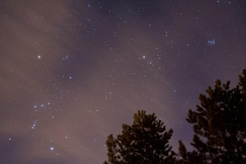
#> input picture Images/photo1.jpg, 246 x 164 px, shrunk from 1008 x 672 before the run
$ python main.py
#> lines starting #> are read from the running program, lines starting #| are printed output that depends on the picture; after the words box and inside, x2 and y2 are one past the last pixel; in counts of white or black regions, pixels touching at a corner belong together
import numpy as np
import imageio
import matplotlib.pyplot as plt
from skimage import morphology, measure
from math import *
import math

def thresholding(f, L):
    # create a new image with zeros
    f_tr = np.ones(f.shape).astype(np.uint8)
    # setting to 1 the pixels above the threshold
    f_tr[np.where(f < L)] = 0
    return f_tr


def draw_line(mat, x0, y0, x1, y1, inplace=False):

    if not (0 <= x0 < mat.shape[0] and 0 <= x1 < mat.shape[0] and
            0 <= y0 < mat.shape[1] and 0 <= y1 < mat.shape[1]):
        raise ValueError('Invalid coordinates.')

    if not inplace:
        mat = mat.copy()

    if (x0, y0) == (x1, y1):
        mat[x0, y0] = 1
        return mat if not inplace else None

    # Swap axes if Y slope is smaller than X slope
    transpose = abs(x1 - x0) < abs(y1 - y0)
    if transpose:
        mat = mat.T
        x0, y0, x1, y1 = y0, x0, y1, x1

    # Swap line direction to go left-to-right if necessary
    if x0 > x1:
        x0, y0, x1, y1 = x1, y1, x0, y0

    # Write line ends
    mat[x0, y0] = 1
    mat[x1, y1] = 1

    # Compute intermediate coordinates using line equation
    x = np.arange(x0 + 1, x1)
    y = np.round(((y1 - y0) / (x1 - x0)) * (x - x0) + y0).astype(x.dtype)

    # Write intermediate coordinates
    mat[x, y] = 255
    mat[x+1, y] = 255
    mat[x-1, y] = 255
    mat[x, y+1] = 255
    mat[x, y-1] = 255
    mat[x+1, y+1] = 255
    mat[x-1, y-1] = 255

    if not inplace:
        return mat if not transpose else mat.T


def getAndRemoveNeighboors(curPixelPos, whitePixels, pixelsToBeProcessed, pixelCluster):
    neighboors = {(curPixelPos[0]-1, curPixelPos[1]-1), (curPixelPos[0]-1, curPixelPos[1]), (curPixelPos[0]-1, curPixelPos[1]+1),
                  (curPixelPos[0], curPixelPos[1]-1),   (curPixelPos[0], curPixelPos[1]),   (curPixelPos[0], curPixelPos[1]+1),
                  (curPixelPos[0]+1, curPixelPos[1]-1), (curPixelPos[0]+1, curPixelPos[1]), (curPixelPos[0]+1, curPixelPos[1]+1)
                 }

    if (pixelCluster.count(curPixelPos) == 0):
        pixelCluster.append(curPixelPos)

    for p in neighboors:
        if p in whitePixels:
            pixelsToBeProcessed.append(p)
            pixelCluster.append(p)
            whitePixels.remove(p)

    return whitePixels, pixelsToBeProcessed, pixelCluster

# Return the group of white adjascent pixels, i.e. the pixels of the stars
def clustering(img):
    whitePixels = set()
    recognizedClusters = []

    n, m = img.shape
    for x in range(n):
        for y in range(m):
            if (img[x,y] == 1):
                whitePixels.add(tuple([x,y]))

    while (len(whitePixels) != 0):
        pixelCluster = []
        pixelsToBeProcessed = []

        p = whitePixels.pop()
        pixelsToBeProcessed.append(p)

        while (len(pixelsToBeProcessed) != 0):
            curPixel = pixelsToBeProcessed[0]
            whitePixels, pixelsToBeProcessed, pixelCluster = getAndRemoveNeighboors(curPixel, whitePixels, pixelsToBeProcessed, pixelCluster)
            pixelsToBeProcessed.remove(curPixel)

        recognizedClusters.append(pixelCluster)

    return recognizedClusters


def dot(vA, vB):
    return vA[0]*vB[0]+vA[1]*vB[1]


def slope(x1, y1, x2, y2): # Line slope given two points:
    return (y2-y1)/(x2-x1)

def angle(s1, s2):
    return math.degrees(math.atan((s2-s1)/(1+(s2*s1))))

# Calculate the angles between the lines that connect the 3 brightest stars (making a triangle)
def triangle_angles(stars):
    lineA = ((stars[0][0][0], stars[0][0][1]), (stars[1][0][0], stars[1][0][1]))
    lineB = ((stars[0][0][0], stars[0][0][1]), (stars[2][0][0], stars[2][0][1]))
    lineC = ((stars[1][0][0], stars[1][0][1]), (stars[2][0][0], stars[2][0][1]))

    slope1 = slope(lineA[0][0], lineA[0][1], lineA[1][0], lineA[1][1])
    slope2 = slope(lineB[0][0], lineB[0][1], lineB[1][0], lineB[1][1])
    slope3 = slope(lineC[0][0], lineC[0][1], lineC[1][0], lineC[1][1])

    a1 = abs(angle(slope1, slope2))
    a2 = abs(angle(slope1, slope3))
    a3 = abs(angle(slope3, slope2))

    triangle = []
    triangle.append(a1)
    triangle.append(a2)
    triangle.append(a3)
    triangle.sort()

    return triangle

def calculaErro(triangle, expected):
    erro = abs(triangle[0] - expected[0])
    erro += abs(triangle[1] - expected[1])
    erro += abs(triangle[2] - expected[2])

    return erro/3

def main():
    filename = str(input()).rstrip()
#> the answer given: Images/photo1.jpg
    image1 = imageio.imread(filename, as_gray = True)
#> image1: shape (164, 246) float32; min 0, max 199, mean 64.4
    colored_image = imageio.imread(filename)

    img_o1 = thresholding(image1,80)
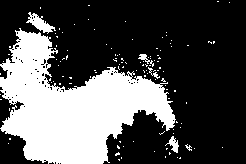
#> img_o1: shape (164, 246); values 0 (black) and 1 (white), 32.4% white; 118 white regions (112 under 20 px), largest, box (x1, y1, x2, y2) and area: (0, 28, 176, 164) 12347, (26, 12, 56, 34) 257, (165, 136, 179, 153) 101, (138, 54, 154, 67) 66, (148, 67, 160, 79) 40, (185, 144, 192, 151) 21

    S = clustering(img_o1)
#> S = 118 items
    # Order the stars to get the brightest ones
    stars = sorted(S, key=len)
#> stars = 118 items
    stars.reverse()

    # Drow the lines between the 3 brightest spots forming a triangle
    img_line = draw_line(img_o1, stars[0][0][0], stars[0][0][1], stars[1][0][0], stars[1][0][1])
#> in draw_line, `mat[x, y] = 255`: mat: shape (164, 246); 0.22% of pixels changed, all inside (x1, y1, x2, y2) = (26, 26, 35, 113)
#> in draw_line, `mat[x+1, y] = 255`: mat: shape (164, 246); min 0, max 255, mean 0.9
#> in draw_line, `mat[x-1, y] = 255`: mat: shape (164, 246); min 0, max 255, mean 1
#> in draw_line, `mat[x, y+1] = 255`: mat: shape (164, 246); min 0, max 255, mean 1.5
#> in draw_line, `mat[x, y-1] = 255`:
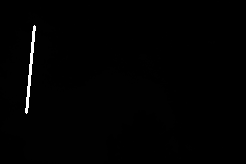
#> mat: shape (164, 246); min 0, max 255, mean 2
#> in draw_line, `mat[x+1, y+1] = 255`: mat: shape (164, 246); 0.02% of pixels changed, all inside (x1, y1, x2, y2) = (27, 31, 36, 114)
#> in draw_line, `mat[x-1, y-1] = 255`: mat: shape (164, 246); min 0, max 255, mean 2.1
    img_line = draw_line(img_line, stars[0][0][0], stars[0][0][1], stars[2][0][0], stars[2][0][1])
#> call 2 of draw_line, with x0 = 113, y0 = 26, x1 = 143, y1 = 174, inplace = False
#> in draw_line (call 2), `mat[x0, y0] = 1`: mat: shape (246, 164); min 0, max 255, mean 2.1
#> in draw_line (call 2), `mat[x, y] = 255`: mat: shape (246, 164); min 0, max 255, mean 3
#> in draw_line (call 2), `mat[x+1, y] = 255`: mat: shape (246, 164); min 0, max 255, mean 3.2
#> in draw_line (call 2), `mat[x-1, y] = 255`:
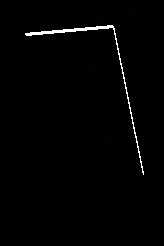
#> mat: shape (246, 164); min 0, max 255, mean 3.4
#> in draw_line (call 2), `mat[x, y+1] = 255`:
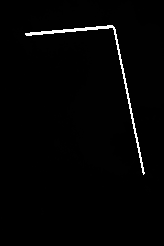
#> mat: shape (246, 164); 0.29% of pixels changed, all inside (x1, y1, x2, y2) = (114, 27, 145, 174)
#> in draw_line (call 2), `mat[x+1, y+1] = 255`: mat: shape (246, 164); min 0, max 255, mean 4.9
    img_line = draw_line(img_line, stars[1][0][0], stars[1][0][1], stars[2][0][0], stars[2][0][1])
#> call 3 of draw_line, with x0 = 25, y0 = 34, x1 = 143, y1 = 174, inplace = False
#> in draw_line (call 3), `mat[x0, y0] = 1`: mat: shape (246, 164); min 0, max 255, mean 4.9
#> in draw_line (call 3), `mat[x1, y1] = 1`: mat: shape (246, 164); min 0, max 255, mean 4.9
#> in draw_line (call 3), `mat[x+1, y] = 255`:
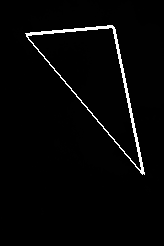
#> mat: shape (246, 164); min 0, max 255, mean 6.5
#> in draw_line (call 3), `mat[x-1, y] = 255`:
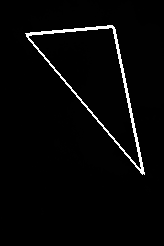
#> mat: shape (246, 164); 0.28% of pixels changed, all inside (x1, y1, x2, y2) = (28, 36, 141, 170)
#> in draw_line (call 3), `mat[x, y+1] = 255`: mat: shape (246, 164); 0.05% of pixels changed, all inside (x1, y1, x2, y2) = (29, 37, 137, 165)
#> in draw_line (call 3), `mat[x, y-1] = 255`: mat: shape (246, 164); min 0, max 255, mean 7.5
#> in draw_line (call 3), `mat[x+1, y+1] = 255`: mat: shape (246, 164); min 0, max 255, mean 7.5
#> in draw_line (call 3), `mat[x-1, y-1] = 255`: mat: shape (246, 164); min 0, max 255, mean 7.5

    colored_image[:,:,2] = img_line
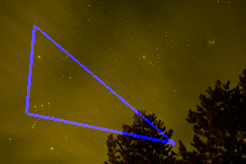
#> colored_image: shape (164, 246, 3); mean R, G, B 74.5, 59.1, 7.5

    # Find the angles
    triangle = triangle_angles(stars)
#> in triangle_angles, `lineA = ((stars[0][0][0], stars[0][0][1]), (stars[1][0][0], stars[1][0..`: lineA = ((113, 26), (25, 34))
#> in triangle_angles, `lineB = ((stars[0][0][0], stars[0][0][1]), (stars[2][0][0], stars[2][0..`: lineB = ((113, 26), (143, 174))
#> in triangle_angles, `lineC = ((stars[1][0][0], stars[1][0][1]), (stars[2][0][0], stars[2][0..`: lineC = ((25, 34), (143, 174))
#> in triangle_angles, `slope1 = slope(lineA[0][0], lineA[0][1], lineA[1][0], lineA[1][1])`: slope1 = -0.0909
#> in triangle_angles, `slope2 = slope(lineB[0][0], lineB[0][1], lineB[1][0], lineB[1][1])`: slope2 = 4.93
#> in triangle_angles, `slope3 = slope(lineC[0][0], lineC[0][1], lineC[1][0], lineC[1][1])`: slope3 = 1.19
#> in triangle_angles, `a1 = abs(angle(slope1, slope2))`: a1 = 83.74
#> in triangle_angles, `a2 = abs(angle(slope1, slope3))`: a2 = 55.07
#> in triangle_angles, `a3 = abs(angle(slope3, slope2))`: a3 = 28.67
#> triangle = [28.67, 55.07, 83.74]

    # Data to compare the angles of the constallations based on the angles between the brightest stars
    Constellations = {
    "Orion": [11, 25.4 ,36.45],
    "UrsaMinor": [21.2, 26.71, 47.84],
    "UrsaMajor": [14.97, 25.03, 40],
    "Gemini": [13.12, 75.9, 86.6],
    "Scorpius": [16.87, 27.4, 44.3]
    }

    menorErro = 99999

    # Compare the angle and find one of the constallations
    for const in Constellations:
        x = Constellations[const]
        erro = calculaErro(triangle, x)
        if (erro < menorErro):
            aux = const
            menorErro = erro
#> this loop made 5 passes
#> (erro, menorErro) on passes 1, 2, 4: (31.54, 31.54), (23.91, 23.91), (13.08, 13.08)
#> erro on passes 3, 5: 29.16, 26.3
#> after the loop, aux = 'Gemini'; menorErro = 13.08

    print("Your Constellation is... " + aux)
#> (printed output is left out)

    plt.imshow(colored_image, cmap="gray")
    plt.show()

if __name__ == "__main__":
    main()

$ run again, on Images/photo3.jpg
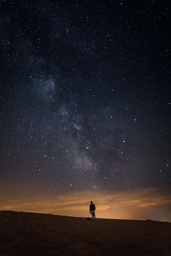
#> input picture Images/photo3.jpg, 171 x 256 px, shrunk from 1667 x 2500 before the run
#> in main, `img_o1 = thresholding(image1,80)`:
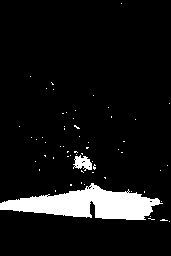
#> img_o1: shape (256, 171); values 0 (black) and 1 (white), 8.2% white; 60 white regions (58 under 20 px), largest, box (x1, y1, x2, y2) and area: (0, 183, 163, 220) 3286, (73, 155, 92, 171) 188
#> S = 60 items
#> in main, `colored_image[:,:,2] = img_line`:
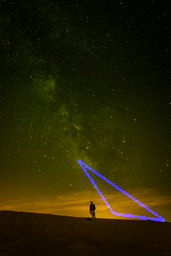
#> colored_image: shape (256, 171, 3); mean R, G, B 39.5, 35.3, 3.3
#> lineA = ((213, 113), (160, 78))
#> lineB = ((213, 113), (220, 164))
#> lineC = ((160, 78), (220, 164))
#> slope1 = 0.66
#> slope2 = 7.29
#> slope3 = 1.43
#> a1 = 48.74
#> a2 = 21.66
#> a3 = 27.09
#> triangle = [21.66, 27.09, 48.74]
#> the loop in main, `for const in Constellations:` made 5 passes
#> (erro, menorErro) on passes 1 to 2: (8.21, 8.21), (0.58, 0.58)
#> after the loop in main, `for const in Constellations:`: aux = 'UrsaMinor'; menorErro = 0.58
#> (printed output is left out)

$ run again, on Images/photo4.png
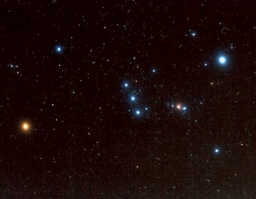
#> input picture Images/photo4.png, 256 x 199 px, shrunk from 647 x 504 before the run
#> in main, `img_o1 = thresholding(image1,80)`:
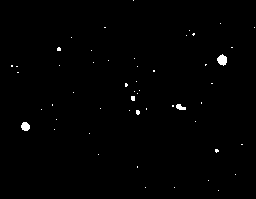
#> img_o1: shape (199, 256); values 0 (black) and 1 (white), 0.65% white; 53 white regions (50 under 20 px), largest, box (x1, y1, x2, y2) and area: (217, 54, 227, 66) 83, (21, 122, 30, 131) 63, (176, 104, 186, 110) 41
#> S = 53 items
#> in main, `colored_image[:,:,2] = img_line`:
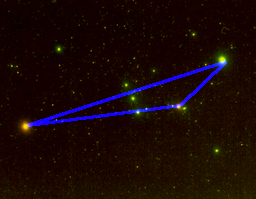
#> colored_image: shape (199, 256, 4); mean R, G, B, A 25.6, 8.9, 7, 255
#> lineA = ((61, 226), (125, 27))
#> lineB = ((61, 226), (105, 180))
#> lineC = ((125, 27), (105, 180))
#> slope1 = -3.11
#> slope2 = -1.05
#> slope3 = -7.65
#> a1 = 25.9
#> a2 = 10.38
#> a3 = 36.28
#> triangle = [10.38, 25.9, 36.28]
#> the loop in main, `for const in Constellations:` made 5 passes
#> (erro, menorErro) on pass 1: (0.429, 0.429)
#> after the loop in main, `for const in Constellations:`: aux = 'Orion'; menorErro = 0.429
#> (printed output is left out)
